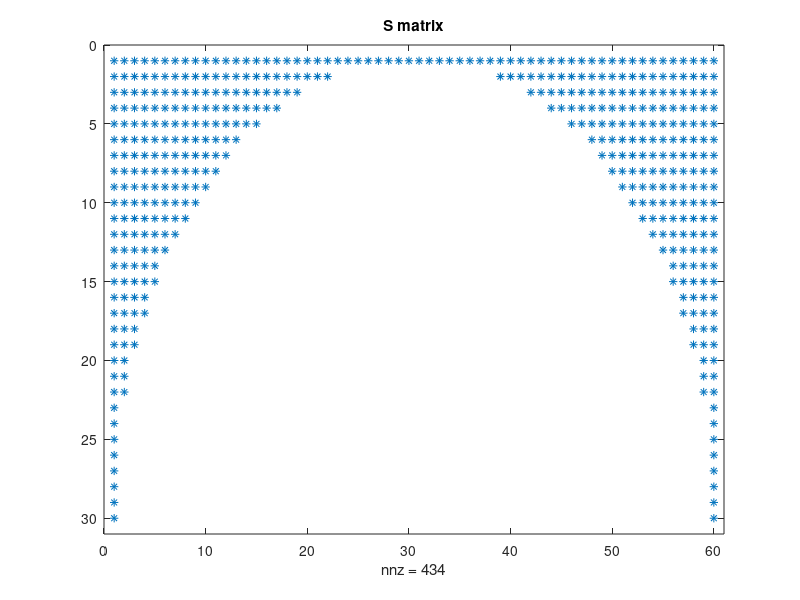
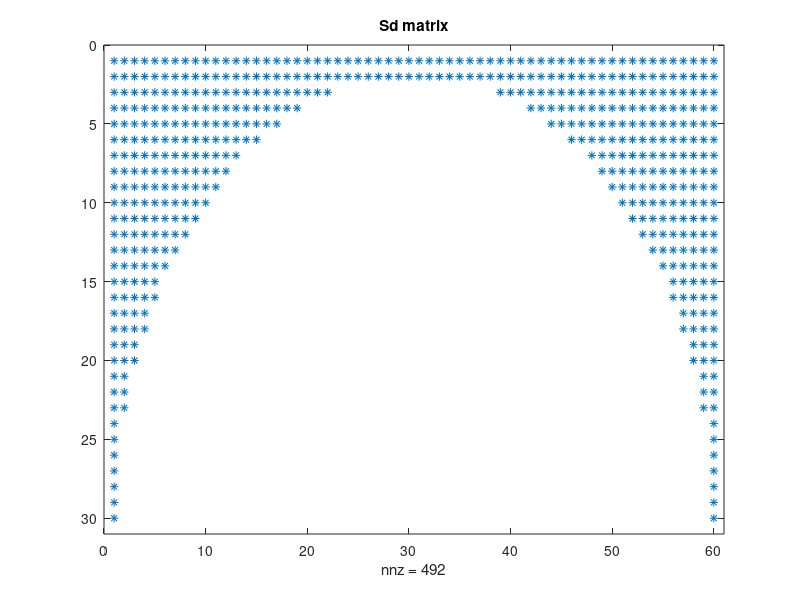
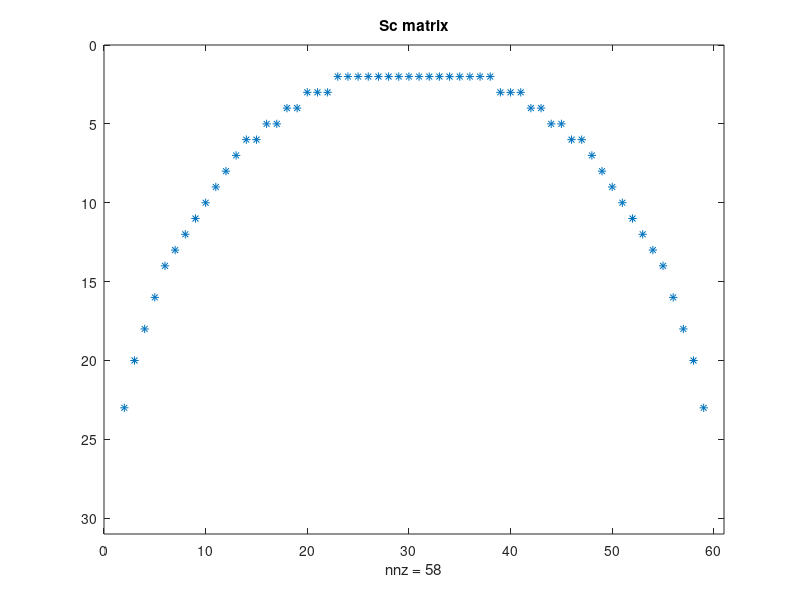

Reproduce these figures in MATLAB, in order. (Note: this script raises an error after producing the figures.)
%% Programme to solve for Stokes velocity profile in riblets
% Solve A*u = P
% S = riblets grid points
% P = pressure gradient
% A = Laplacian coefficients
% Sc = Sd - S = riblets surface grid points

clear
close all
tic

%% Input data
% Sides of the domain
ly = 0.5; 
lz = 1;

% Define grid sizes
ny = 30; % number of points y (wall-normal) domain is enclosed
nz = 60; % number of points in z (spanwise) % periodic in z-direction
dy = ly/(ny-1); % length of sub-intervals in y-axis
dz = lz/(nz-1); % length of sub-intervals in z-axis
z = linspace(0,lz,nz);
y = linspace(0,ly,ny);

dpdx = -1; % Pressure gradient
Sx = 0; % Shear at the top, could set to 1 (if normalised, always 1)

geometry = 2;
% 0 = parabola, 1 = triangle, 2 = semi-circle
% 3 = trapezium, 4 = blades, 5 = ellipse

savefile = 0;

%% Build S matrix - Grid Points of riblets
% S = 1 for points within and on boundary and = 0 elsewhere 
S = zeros(ny,nz);
if geometry == 0 % parabola
    parabola = (2*(z-lz/2)).^2;
    shape = 'parabola';
    for k = 1:nz
        for j = 1:ny
            if y(j)<=parabola(k)
                S(j,k) = 1;
            else
                S(j,k) = 0;
            end
        end
    end
end

if geometry == 1 % triangle
    shape = 'triangle';
    z = linspace(0,1,nz);
    triangle = (z-lz/2);%+1+0.5*z)+0.5*lz;
    triangle2 = -z+lz/2;
    % triangle = (2*z-lz/2);%+1+0.5*z)+0.5*lz;
    % triangle2 = -2*z+lz/2;
    for k = 1:nz
        for j = 1:ny
            if y(j)<=triangle(k) || y(j)<=triangle2(k)
                S(j,k) = 1;
            else
                S(j,k) = 0;
            end
        end
    end
end

if geometry == 2 % semi-circle
    circle = (-sqrt((lz/2)^2-(z-lz/2).^2))+ly;
    shape = 'circle';
    for k = 1:nz
        for j = 1:ny
            if y(j)<=circle(k)
                S(j,k) = 1;
            else
                S(j,k) = 0;
            end
        end
    end
end
figure
spy(S)
title('S matrix')

if geometry == 3 % trapezium
    shape='trapezium';
    z= linspace(0,1,nz);
    trapezium = (1.333*z-1.6667*lz/2);%+1+0.5*z)+0.5*lz;
    trapezium2 = (-1.333*z+lz/2);
    for k=1:nz
        for j=1:ny
            if y(j)<=trapezium(k) || y(j)<=trapezium2(k)
                S(j, k) = 1;
            else
                S(j, k) = 0;
            end
        end
    end
    S(1,:) = ones(1,nz);
end

%% Build Sd matrix
% Sd = 1 for points within and on boundary and = 0 elsewhere 
% riblets now bigger by d = max(dy,dz)
Sd = zeros(ny,nz);
if geometry == 0 % parabola
    z = linspace(0,1,nz);
    parabola_d = (2*(z-lz/2)).^2+dz;
    for k = 1:nz
        for j = 1:ny
            if y(j)<parabola_d(k)
                Sd(j,k) = 1;
            else
                Sd(j,k) = 0;
            end
        end
    end
end

if geometry == 1 % triangle
    z= linspace(0,1,nz);
    triangle = (z-lz/2)+dy;%+1+0.5*z)+0.5*lz;
    triangle2 = -z+lz/2+dy;
    for k = 1:nz
        for j = 1:ny
            if y(j)<triangle(k) || y(j)<triangle2(k)
                Sd(j,k) = 1;
            else
                Sd(j,k) = 0;
            end
        end
    end
end

if geometry == 2 % semi-circle
    z = linspace(0,1,nz);
    circle = (-sqrt((lz/2)^2-(z-lz/2).^2))+ly+dy;
    for k = 1:nz
        for j = 1:ny
            if y(j)<circle(k)
                Sd(j,k) = 1;
            else
                Sd(j,k) = 0;
            end
        end
    end
end

if geometry == 3 % trapezium
    z= linspace(0,1,nz);
    trapezium = (1.333*z-1.6667*lz/2+dy);%+1+0.5*z)+0.5*lz;
    trapezium2 = (-1.333*z+lz/2+dy);
    for k=1:nz
        for j=1:ny
            if y(j)<trapezium(k) || y(j)<trapezium2(k)
                Sd(j, k) = 1;
            else
                Sd(j, k) = 0;
            end
        end
    end
    Sd(1:2,:) = ones(2,nz);
end
figure
spy(Sd)
title('Sd matrix')

%% Build Sc matrix - curve of the boundary
Sc = Sd-S;
figure
spy(Sc)
title('Sc matrix')

%% Build P matrix - pressure gradient - RHS of Stokes
P = ones(ny*nz,1);
P = sparse(P);
P = P*dpdx;

%% Build A matrix 
beta = -2/(dy^2)-2/(dz^2); % coefficient of point p
alpha = 1/(dy^2); % coefficient of surrounding points
r1 = beta.*ones(ny,1);
r2 = alpha.*ones(ny-1,1);
r3 = alpha.*ones(1,1);
B = diag(r1,0) + diag(r2,1) + diag(r2,-1) + diag(r3,-ny+1) + diag(r3,ny-1);
B = sparse(B);
C = kron(eye(nz),B);
C = sparse(C);
gamma = 1/(dz^2);
r4 = gamma.*ones(ny*nz-ny,1);
r5 = gamma.*ones(ny,1);
D = diag(r4,-ny)+diag(r4,+ny)+diag(r5,-ny*nz+ny)+diag(r5,ny*nz-ny);
D = sparse(D);
A = C+D;
A = sparse(A);

%% Shear at the top condition
for k = 1:nz
    j = ny; % top of domain
    index = (k-1)*ny+j;
    A(index,:) = 0;
    A(index,index) = 1/dy^2; % should be dy, but P(index) changed as well
    if index~=1
        A(index,index-1) = -1/dy^2;
    end   
    P(index) = Sx/dy;
end

%% Solid condition - modify the A matrix
% Modify A and P matrix for points within and on the boundary of riblets
% Velocity inside riblets = 0
for j = 1:ny
    for k = 1:nz
        if S(j,k) == 1
            index = (k-1)*ny+j;
            A(index,:) = 0;
            A(index,index) = 1/dy^2;
            P(index) = 0;
        end
    end
end

%% Modify the A matrix - curve of the boundary
% Modification of the matrix A near the boundary of the solid
for j=1:ny
    for k=1:nz
        if Sc(j,k) == 1
            y0 = (j-ny)*dy;
            z0 = k*dz ;          
            my = abs(floor(log10(dy)));
            mz = abs(floor(log10(dz)));
            
        %ys: (j-+2,k);(j-+1,k);(j,k-+2);(j,k-+1) 
            ys=[y0-dy, y0, y0+dy];
            zs=[z0-dz, z0, z0+dz];  
            
            if geometry == 0 % parabola
                yp0 = (2*(z0-lz/2)).^2;
                zpPlus = sqrt(y0)/2+lz/2;
                zpMinus = -zpPlus;
            end
            
            if geometry == 1 % triangle
                if z0 <= lz/2
                    yp0 = z0 - lz/2;
                else
                    yp0 = -z0+lz/2;
                end
                zpPlus = lz/2 - y0;
                zpMinus = y0 + lz/2;
            end
            
            if geometry == 2 % semi-circle
                yp0=-(-sqrt((lz/2)^2-(z0-lz/2).^2))+ly;
                zpPlus=sqrt((lz/2)^2-(y0-ly).^2)+lz/2;
                zpMinus=-zpPlus;
            end
            
            if geometry == 3 % trapezium
                if z0 <= lz/2
                    yp0 =  (-1.333*z+lz/2);
                else
                    yp0 = (1.333*z-1.6667*lz/2);
                end
                zpPlus = (lz/2 - y0)/1.333;
                zpMinus = (1.6667*lz/2 - y0)/1.333;
                yp0 = -yp0;
            end
            
            % check closest distance in z direction               
            if abs(z0-zpPlus) < abs(z0 - zpMinus)
                zp0 = zpPlus;
            else
                zp0 = zpMinus;
            end
            
            % Modify ys: (j-+2,k),(j-+1,k),(j,k-+2),(j,k-+1)         
            deltay=round(abs(y0-yp0),10);
            deltays=y0-yp0;
            deltaz=round(abs(z0-zp0),10);
            deltazs=z0-zp0;
            
            if deltaz<dz
                if round(deltaz,mz+2)~=0
                    zs(2-sign(deltazs))=z0-sign(deltazs)*deltaz;
                end
            end           
            if deltay<dy
                if round(deltay,my+2)~=0 
                    ys(2-sign(deltays))=y0-sign(deltays)*deltay;                     
                end
            end 
            
            bj=zeros(1,3);
            bk=zeros(1,3);          
            bj(1)=2/((ys(2)-ys(1))*(ys(3)-ys(1)));
            bj(2)=-2/((ys(3)-ys(2))*(ys(2)-ys(1))); 
            bj(3)=2/((ys(3)-ys(2))*(ys(3)-ys(1)));
            bk(1)=2/((zs(2)-zs(1))*(zs(3)-zs(1)));
            bk(2)=-2/((zs(3)-zs(2))*(zs(2)-zs(1))); 
            bk(3)=2/((zs(3)-zs(2))*(zs(3)-zs(1)));  
            
            index =(k-1)*ny+j;
            A(index,index)= bj(2) + bk(2);        
            if abs(deltay)<dy           
                if j==1
                  A(index,index+ny-1)= bj(1);
                  A(index,index+1)= 0;
                  
                elseif j==ny
                  A(index,index-ny+1)= bj(3);
                  A(index,index-1)= 0;

                else
                  A(index,index-sign(deltays))=0;       
                  A(index,index+sign(deltays))= bj(2+sign(deltays));

                end
            end                      
            if abs(deltaz)<dz 
                if k==1
                  A(index,index+(nz-1)*ny)= bk(1);
                  A(index,index+ny)= bk(3);
                elseif k==nz
                  A(index,index-ny)= bk(3);
                  A(index,index-(nz-1)*ny)= bk(1);
                else
                  A(index,index-sign(deltazs)*ny)= bk(2-sign(deltazs));
                  A(index,index+sign(deltazs)*ny)= bk(2+sign(deltazs));
                end
            end
        end
    end
end
            
%% No slip at bottom condition
for k = 1:nz
    j = 1;
    index = (k-1)*ny+j ;
    A(index,:) = 0;
    A(index,index) = 1/dy^2;
    P(index)=0;
end

%% Solution
figure
spy(A)
u = reshape(mldivide(A,P),ny,nz);
Ub = mean(mean(u));
u_max = full(max(u(:)));
if dpdx == -1 && Sx == 0 && geometry == 2
    fprintf('4*u_max = %f\n', u_max*4)
else
    fprintf('u_max = %f\n', u_max)
end
% Lws=Ub/s;
figure
surfc(z,y,u)
% daspect([1 1 1])
% axis tight
% axis fill
% axis image
ylabel('y', 'FontSize', 18)
xlabel('z', 'FontSize', 18)
set(gca,'FontSize',18)
% us = [zeros(1,nz); u];
us = [u(:,end) u];

%% Analytical solution for semi-circlular riblets
% Used to validate results
za = linspace(0,lz,nz);
ya = linspace(0,ly,ny);
nu = 1;
R = lz/2;
index = logical(S);
for j=1:length(ya)
    for k=1:length(za)
        f(j,k)=0.25*(R^2-((ya(j)-ly)^2+(za(k)-lz/2)^2));
%         fr(j,k)=0.25*(R^2-((ya(j))^2+(za(k))^2));
    end
end
Ubmaen=mean(mean(f));
% Ubmaenr=mean(mean(fr));
ua=-1/nu*dpdx*f;
ua(index)=0;
umax=max(max(ua));
umaxmax=max(max(u));

%% Verify
for k = 1:nz
    Sxtot(k) = (u(ny,k)-u(ny-1,k))/dy;
end
Sxtotm = mean(Sxtot);

%% average in z
ums = mean(u(ny,:),2);
umsa = mean(ua(ny,:),2);

%% Error and Grid Independence
fint=f;
fint(index)=0;
integraly = dy*trapz(full(u));
integralz = dz*trapz(integraly) % integration in y and z
% f_integraly=dy*trapz(full(fint));
% f_integralz=dz*trapz(f_integraly)
% relError=abs((ums-umsa)/umax*100);
% relErrorint=abs((0.0122602323037932-integralz)/umax*100);
relErrorint = abs((0.0122602323037932-integralz)/0.0122602323037932*100);
relError = abs((ua-u)/umax*100);
points_y = ny;

if savefile == 1
    tit = ['No_points_' num2str(ny) '_Shape_' num2str(shape) '.mat'];
    save(tit,'points_y','relError', 'relErrorint', 'integralz');
end

toc